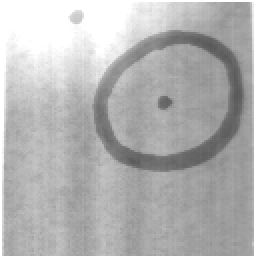
%> input picture lab_4/nuf0b.tif, 128 x 128 px (shown 2 times larger)
$ octave localThresh.m   (GNU Octave 9; MATLAB toolbox functions it lacks are replaced by stand-ins)
%> lines starting %> are read from the running program, lines starting %| are printed output that depends on the picture; in (x1, y1, x2, y2) boxes, pixels count from 0 and x2, y2 are one past the last pixel; in counts of white or black regions, pixels touching at a corner belong together; the program's own positions count from 1
### lab_4/mid_way.m
function outT = mid_way(histo, startT)
% Calculates a threshold value from a histogram using the mid-way method.
%
% histo: A 1D array histogram.
% The histogram bins must correspond to gray value 0, 1, 2,...
% startT: start threshold
% outT: the calculated threshold (integer)
%
% Programmed by Maria Magnusson 2018-08

num = length(histo);
t0 = floor(startT);
t1 = t0;
t0 = t1+2; % cannot be the same when entering the loop

% Calculate the threshold
%------------------------
while abs(t0-t1) > 0.5

  t0 = t1;

  % Calculate mean for the lower part of the histogram
  %---------------------------------------------------
  lowersum1 = sum(histo(1:t0+1).*[0:t0]);
  lowersum2 = sum(histo(1:t0+1));
  if lowersum2 ~= 0
    mean0 = lowersum1/lowersum2;
  else
    error('Cannot calculate new threshold');
  end;

  % Calculate mean for the upper part of the histogram
  %---------------------------------------------------
  uppersum1 = sum(histo(t0+2:num).*[t0+1:num-1]);
  uppersum2 = sum(histo(t0+2:num));
  if uppersum2 ~= 0
    mean1 = uppersum1/uppersum2;
  else
    error('Cannot calculate new threshold');
  end

  % Calculate new threshold
  %------------------------
  t1 = floor((mean0+mean1)/2);

end;

outT = t1;

### lab_4/min_error.m
function outT = min_error(histo, startT)

num = length(histo);
p = histo / sum(histo);
t0 = floor(startT);
t1 = t0;
t0 = t1+2; % cannot be the same when entering the loop

% Calculate the threshold
%------------------------
while abs(t0-t1) > 0.5
    t0 = t1;

    % Lower probability
    P0_1= sum(p(1:t0+1));
    P0_2 = sum(p(1:end));
    if P0_2 ~= 0
        P0 = P0_1/P0_2;
    else
        error('Cannot calculate threshold')
    end

    % Upper probability
    P1_1 = sum(p(t0+2:end));
    P1_2 = sum(p(1:end));
    if P1_2 ~= 0
        P1 = P1_1/P1_2;
    else
        error('Cannot calculate threshold')
    end

    % Lower mean
    mu0_1 = sum(p(1:t0+1).*((0:t0)));
    mu0_2 = sum(p(1:t0+1));
    if mu0_2 ~= 0
        mu0 = mu0_1/mu0_2;
    else
        error('Cannot calculate threshold')
    end

    % Upper mean
    mu1_1 = sum(p(t0+2:end).*((t0+1:num-1)));
    mu1_2 = sum(p(t0+2:end));
    if mu1_2 ~= 0
        mu1 = mu1_1/mu1_2;
    else
        error('Cannot calculate threshold')
    end

    % Lower v
    v0_1 = sum(p(1:t0+1).*((0:t0) - mu0).^2);
    v0_2 = sum(p(1:t0+1));
    if v0_2 ~= 0
        v0 = v0_1/v0_2;
    else
        error('Cannot calculate threshold')
    end

    % Upper v
    v1_1 = sum(p(t0+2:end).*((t0+1:num-1) - mu1).^2);
    v1_2 = sum(p(t0+2:end));
    if v1_2 ~= 0
        v1 = v1_1/v1_2;
    else
        error('Cannot calculate threshold')
    end

    c_0 = -2 * log(P0/P1) + log(v0/v1) + (mu0^2)/v0 - (mu1^2)/v1; % T^0
    c_1 = 2*( -(mu0/v0) + (mu1/v1)); % T^1
    c_2 = (v1 - v0)/(v0 * v1); % T^2

    r = roots([c_2 c_1 c_0]);

    if r(1) > mu0 && r(1) < mu1
        t1 = round(r(1));
    else
        t1 = round(r(2));
    end
end

outT = t1;

### lab_4/localThresh.m
% Read the image and cast it to double
% ====================================
nuf = double(imread("nuf0b.tif"));
%> nuf: size 128x128 double; min 86, max 255, mean 179.1; mean of the top-left, top-right, bottom-left and bottom-right quarters 218.8, 165.5, 175.6, 156.5
% Extend the image
% ================
tmp = [nuf(:,64:-1:1) nuf nuf(:,128:-1:65)];
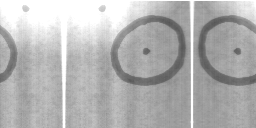
%> tmp: size 128x256 double; min 86, max 255, mean 179.1
nufextend = [tmp(64:-1:1,:); tmp; tmp(128:-1:65,:)];
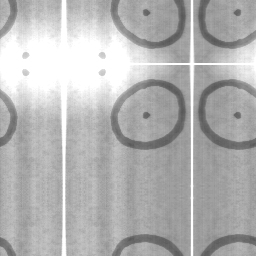
%> nufextend: size 256x256 double; min 86, max 255, mean 179.1
% Make a Gaussian filter
% ======================
sigma=14;
lpH=exp(-0.5*((-64:64)/sigma).^2);
lpH=lpH/sum(lpH); % Horizontal filter
lpV=lpH';         % Vertical filter
% Convolve in the horizontal and vertical direction
% =================================================
nufblur = conv2(nufextend, lpH, "valid");
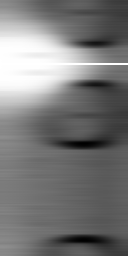
%> nufblur: size 256x128 double; min 110.1, max 255, mean 179.1; drawn with min black and max white
nufblur = conv2(nufblur, lpV, "valid");
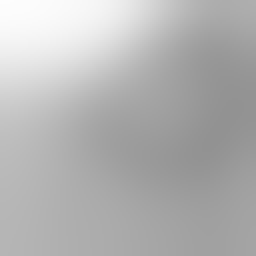
%> nufblur: size 128x128 double (shown 2 times larger); min 146.4, max 253.1, mean 179.1
% Make a new image
% ================
nuf = nuf - nufblur + 128;
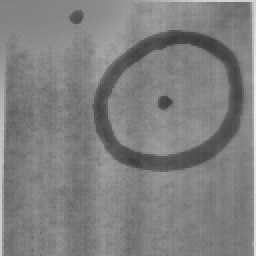
%> nuf: size 128x128 double (shown 2 times larger); min 57.16, max 235.8, mean 128
figure(1)
colormap(gray(256))
subplot(2,2,1),
imagesc(nufextend, [0 255])
axis image; colorbar
title("extended image")
subplot(2,2,2),
plot(-64:64, lpH, ".-r")
axis tight; title("Gaussian kernel")
subplot(2,2,3), imagesc(nufblur, [0 255])
axis image; colorbar
title("blurred image image")
subplot(2,2,4), imagesc(nuf, [0 255])
axis image; colorbar
title("new image")
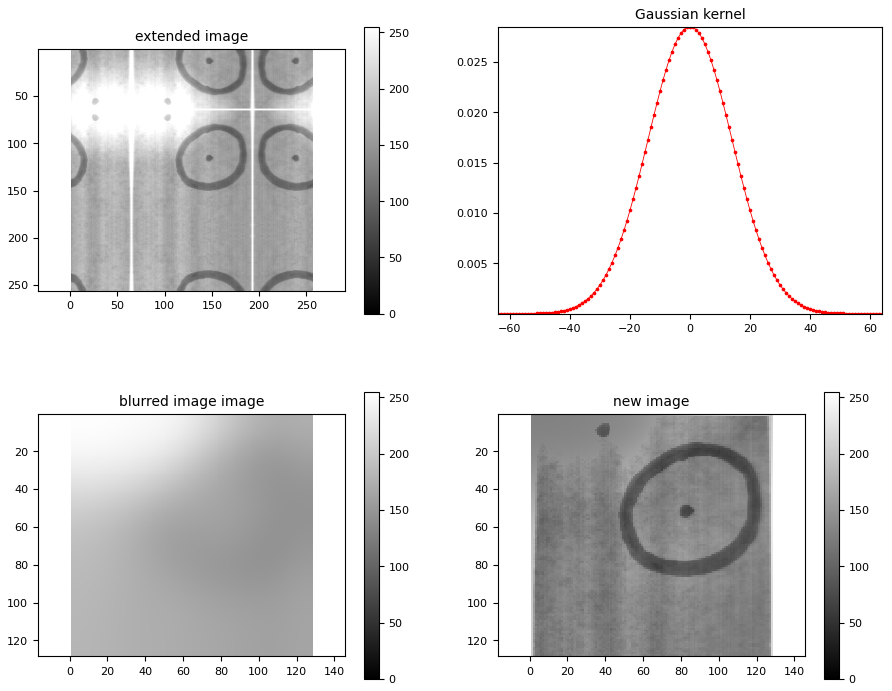
%> figure redrawn from the program's plot data, 4 panels

histo = hist(nuf(:), 0:255);
%> histo = 256 values, max 683 at index 132, min 0 at index 1, mean 64
T = mean(mean(nuf));
%> T = 128
Tmid = mid_way(histo, T);
%> in mid_way, `t0 = t1+2;`: t0 = 130
%> the loop in mid_way, `while abs(t0-t1) > 0.5` made 12 passes
%> (t0, lowersum1, lowersum2, mean0, uppersum1, uppersum2, mean1, t1) on passes 1 to 12: (128, 818091, 7258, 112.7, 1279071, 9126, 140.2, 126), (126, 696727, 6306, 110.5, 1400435, 10078, 139, 124), (124, 574626, 5333, 107.7, 1522536, 11051, 137.8, 122), (122, 467187, 4463, 104.7, 1629975, 11921, 136.7, 120), (120, 373131, 3689, 101.1, 1724031, 12695, 135.8, 118), (118, 308798, 3151, 98, 1788364, 13233, 135.1, 116), (116, 251936, 2667, 94.46, 1845226, 13717, 134.5, 114), (114, 212661, 2327, 91.39, 1884501, 14057, 134.1, 112), (112, 181785, 2055, 88.46, 1915377, 14329, 133.7, 111), (111, 170473, 1954, 87.24, 1926689, 14430, 133.5, 110), (110, 161815, 1876, 86.26, 1935347, 14508, 133.4, 109), (109, 154115, 1806, 85.33, 1943047, 14578, 133.3, 109)
%> in mid_way, `outT = t1;`: outT = 109
%> Tmid = 109
Tmin = min_error(histo, Tmid)
%> in min_error, `p = histo / sum(histo);`: p = 256 values, max 0.0417 at index 132, min 0 at index 1, mean 0.00391
%> in min_error, `t0 = t1+2;`: t0 = 111
%> the loop in min_error, `while abs(t0-t1) > 0.5` made 4 passes
%> (t0, P0_1, P0, P1_1, P1, mu0_1, mu0_2, mu0) on passes 1 to 4: (109, 0.11, 0.11, 0.89, 0.89, 9.41, 0.11, 85.33), (99, 0.0929, 0.0929, 0.907, 0.907, 7.57, 0.0929, 81.52), (95, 0.0886, 0.0886, 0.911, 0.911, 7.16, 0.0886, 80.76), (94, 0.087, 0.087, 0.913, 0.913, 7.01, 0.087, 80.5)
%> in min_error, `outT = t1;`: outT = 94
%> Tmin = 94
disp(nuf);
imTmin = nuf <= Tmin;
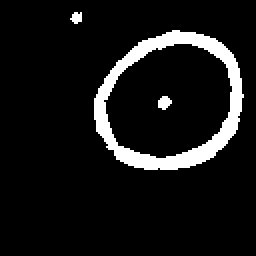
%> imTmin: size 128x128 logical (shown 2 times larger); 8.6% white; 3 white regions, box (x1, y1, x2, y2) and area: (47, 15, 122, 85) 1349, (79, 48, 86, 55) 35, (35, 6, 41, 12) 26

figure(2)
colormap gray(256)
%subplot(2,2,1), imagesc(imTmin, [0 255])
imagesc(imTmin, [0 1])
axis image; colorbar
title ("min-error thresholding");

$ run again, with lab_4/nuf2b.tif copied over lab_4/nuf0b.tif
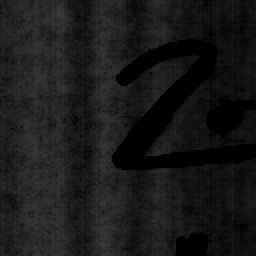
%> input picture lab_4/nuf2b.tif, 128 x 128 px (shown 2 times larger)
%> `title("new image")`:
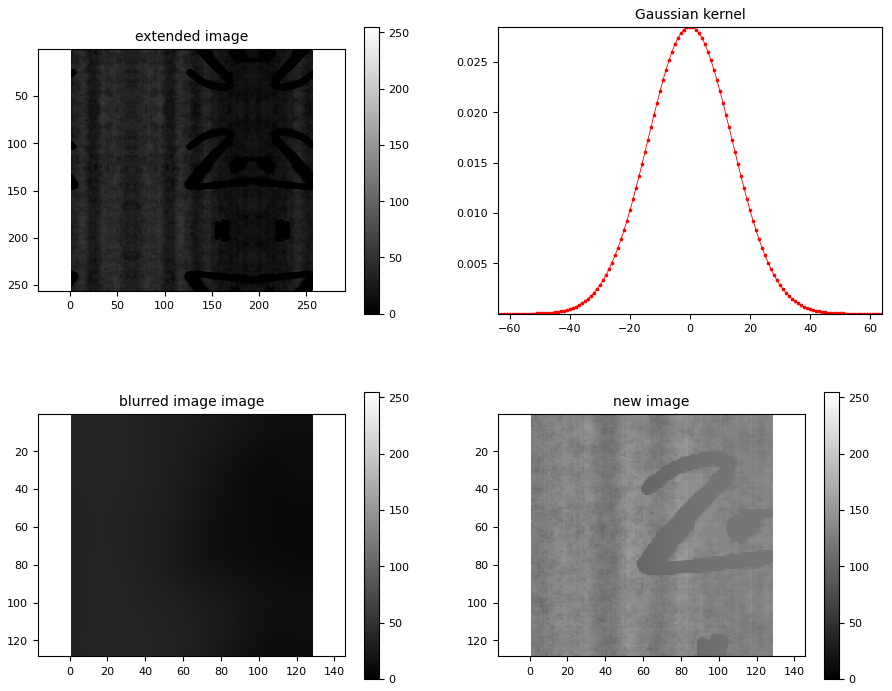
%> figure redrawn from the program's plot data, 4 panels
%> histo = 256 values, max 806 at index 132, min 0 at index 1, mean 64
%> T = 128
%> in mid_way, `t0 = floor(startT);`: t0 = 127
%> in mid_way, `t0 = t1+2;`: t0 = 129
%> the loop in mid_way, `while abs(t0-t1) > 0.5` made 1 pass
%> (t0, lowersum1, lowersum2, mean0, uppersum1, uppersum2, mean1, t1) on pass 1: (127, 869119, 7279, 119.4, 1228003, 9105, 134.9, 127)
%> outT = 127
%> p = 256 values, max 0.0492 at index 132, min 0 at index 1, mean 0.00391
%> in min_error, `t0 = t1+2;`: t0 = 129
%> the loop in min_error, `while abs(t0-t1) > 0.5` made 1 pass
%> (t0, P0_1, P0_2, P0, P1_1, P1_2, P1, mu0_1) on pass 1: (127, 0.444, 1, 0.444, 0.556, 1, 0.556, 53.05)
%> Tmin = 127
%> `imTmin = nuf <= Tmin;`:
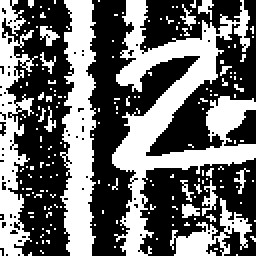
%> imTmin: size 128x128 logical (shown 2 times larger); 42.3% white; 185 white regions (172 under 20 px), largest, box (x1, y1, x2, y2) and area: (56, 0, 128, 128) 3004, (30, 0, 48, 128) 1603, (0, 0, 19, 128) 1127

$ run again, with lab_4/nuf4b.tif copied over lab_4/nuf0b.tif
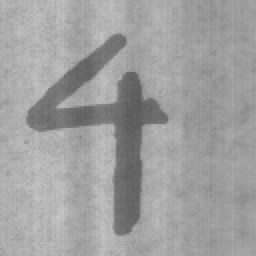
%> input picture lab_4/nuf4b.tif, 128 x 128 px (shown 2 times larger)
%> `title("new image")`:
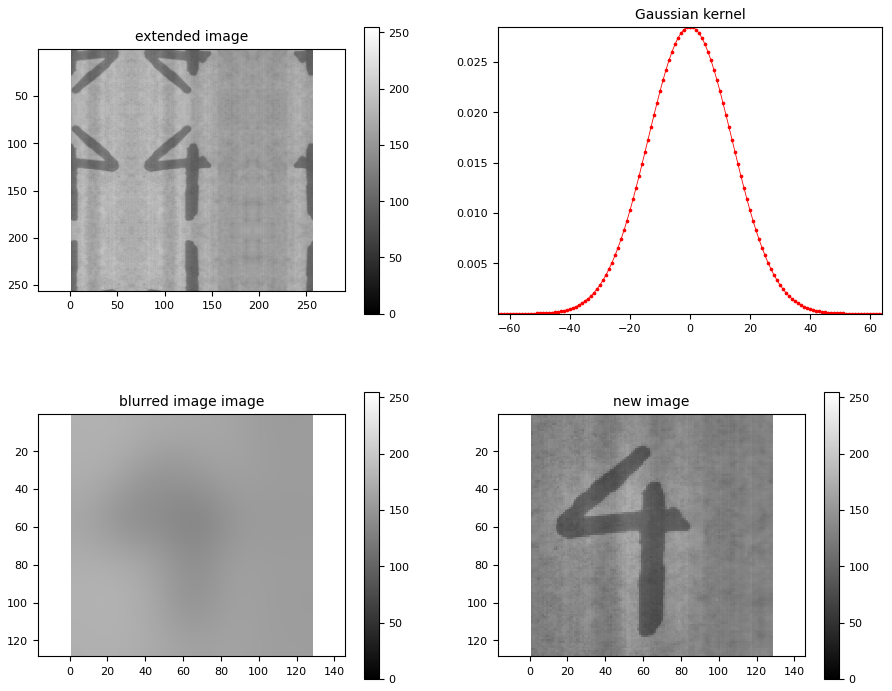
%> figure redrawn from the program's plot data, 4 panels
%> histo = 256 values, max 759 at index 128, min 0 at index 1, mean 64
%> T = 128
%> in mid_way, `t0 = t1+2;`: t0 = 130
%> the loop in mid_way, `while abs(t0-t1) > 0.5` made 7 passes
%> (t0, lowersum1, lowersum2, mean0, uppersum1, uppersum2, mean1, t1) on passes 1 to 7: (128, 822312, 7201, 114.2, 1274876, 9183, 138.8, 126), (126, 640671, 5776, 110.9, 1456517, 10608, 137.3, 124), (124, 472811, 4439, 106.5, 1624377, 11945, 136, 121), (121, 314674, 3154, 99.77, 1782514, 13230, 134.7, 117), (117, 224328, 2400, 93.47, 1872860, 13984, 133.9, 113), (113, 190071, 2104, 90.34, 1907117, 14280, 133.6, 111), (111, 183764, 2048, 89.73, 1913424, 14336, 133.5, 111)
%> in mid_way, `outT = t1;`: outT = 111
%> p = 256 values, max 0.0463 at index 128, min 0 at index 1, mean 0.00391
%> in min_error, `t0 = t1+2;`: t0 = 113
%> the loop in min_error, `while abs(t0-t1) > 0.5` made 3 passes
%> (t0, P0_1, P0, P1_1, P1, mu0_1, mu0_2, mu0) on passes 1 to 3: (111, 0.125, 0.125, 0.875, 0.875, 11.22, 0.125, 89.73), (106, 0.12, 0.12, 0.88, 0.88, 10.66, 0.12, 88.92), (104, 0.117, 0.117, 0.883, 0.883, 10.34, 0.117, 88.49)
%> in min_error, `outT = t1;`: outT = 104
%> `imTmin = nuf <= Tmin;`:
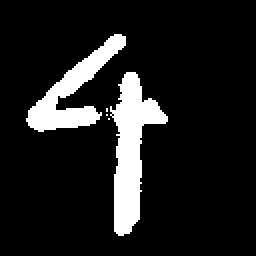
%> imTmin: size 128x128 logical (shown 2 times larger); 11.6% white; 5 white regions (3 under 20 px), largest, box (x1, y1, x2, y2) and area: (55, 36, 84, 118) 1099, (13, 17, 63, 66) 805

$ run again, with lab_4/nuf8b.tif copied over lab_4/nuf0b.tif
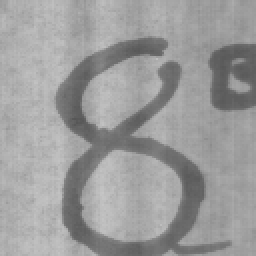
%> input picture lab_4/nuf8b.tif, 128 x 128 px (shown 2 times larger)
%> histo = 256 values, max 552 at index 138, min 0 at index 1, mean 64
%> T = 128
%> in mid_way, `t0 = t1+2;`: t0 = 130
%> the loop in mid_way, `while abs(t0-t1) > 0.5` made 4 passes
%> (t0, lowersum1, lowersum2, mean0, uppersum1, uppersum2, mean1, t1) on passes 1 to 4: (128, 576597, 5631, 102.4, 1520508, 10753, 141.4, 121), (121, 386095, 4115, 93.83, 1711010, 12269, 139.5, 116), (116, 339091, 3721, 91.13, 1758014, 12663, 138.8, 114), (114, 328346, 3628, 90.5, 1768759, 12756, 138.7, 114)
%> in mid_way, `outT = t1;`: outT = 114
%> p = 256 values, max 0.0337 at index 138, min 0 at index 1, mean 0.00391
%> in min_error, `t0 = t1+2;`: t0 = 116
%> the loop in min_error, `while abs(t0-t1) > 0.5` made 2 passes
%> (t0, P0_1, P0_2, P0, P1_1, P1_2, P1, mu0_1) on passes 1 to 2: (114, 0.221, 1, 0.221, 0.779, 1, 0.779, 20.04), (112, 0.219, 1, 0.219, 0.781, 1, 0.781, 19.71)
%> in min_error, `outT = t1;`: outT = 112
%> `imTmin = nuf <= Tmin;`:
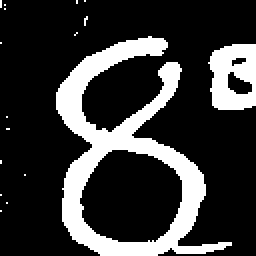
%> imTmin: size 128x128 logical (shown 2 times larger); 21.7% white; 17 white regions (15 under 20 px), largest, box (x1, y1, x2, y2) and area: (28, 18, 116, 128) 2933, (104, 22, 128, 55) 598
